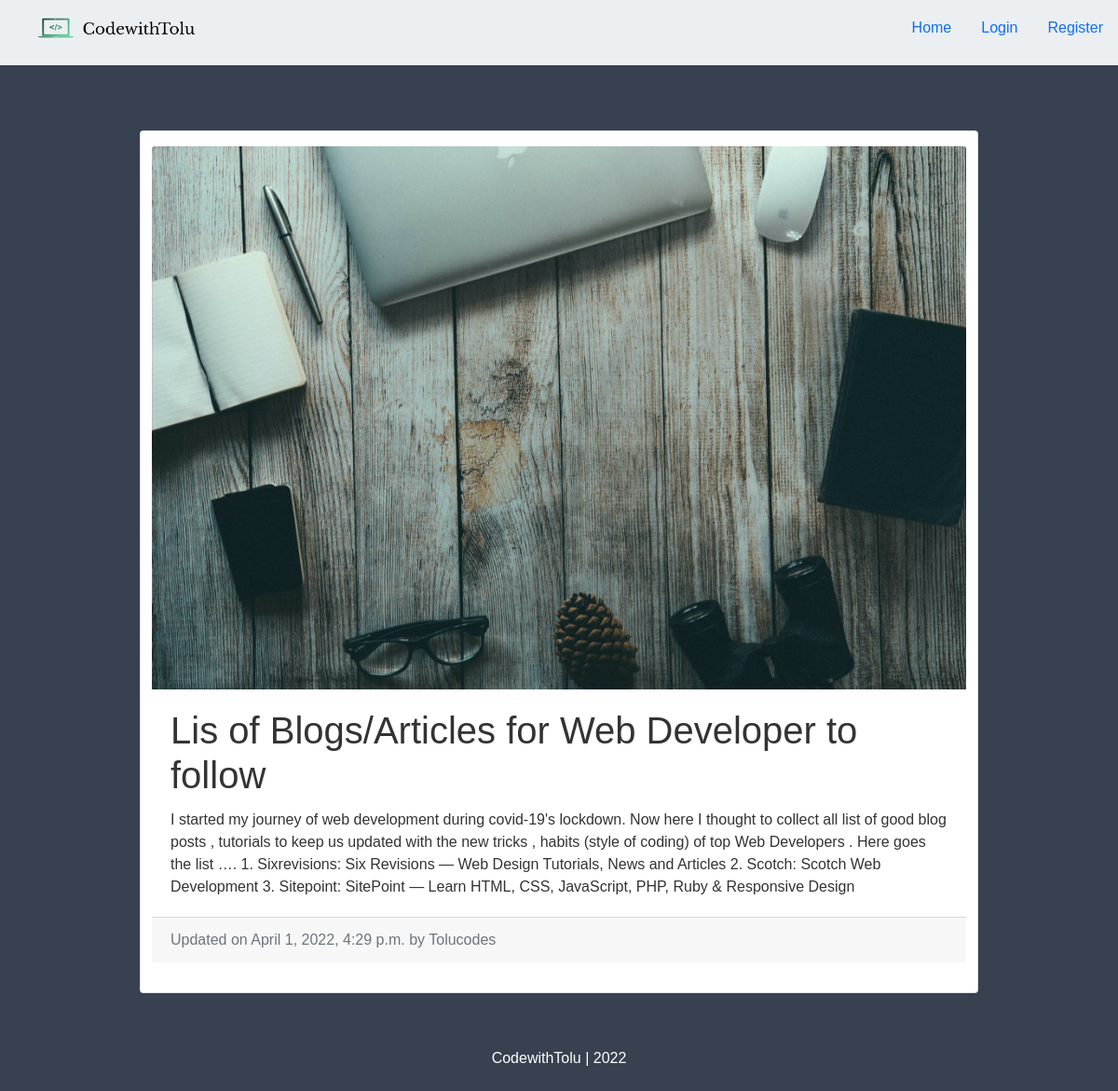
The page /blog/tolucodes-lis-of-blogsarticles-for-web-developer-to-follow/ on the database its author committed.
### blog/models.py (models this page shows, shortened)
class BlogPost(models.Model):
    title                   = models.CharField(max_length=50, blank=False, null=False)
    body                    = models.TextField(max_length=5000, blank=False, null=False)
    image                   = models.ImageField(upload_to=upload_location, blank=False, null=False)
    date_published          = models.DateTimeField(auto_now_add=True, verbose_name="date published")
    date_updated            = models.DateTimeField(auto_now=True, verbose_name="date updated")
    author                  = models.ForeignKey(settings.AUTH_USER_MODEL, on_delete=models.CASCADE)
    slug                    = models.SlugField(blank=True, unique=True)

### account/models.py (models this page shows, shortened)
class Account(AbstractBaseUser):
    email                   = models.EmailField(unique=True, max_length=50)
    username                = models.CharField(unique=True, max_length=25)
    date_joined             = models.DateTimeField(auto_now_add=True)
    last_login              = models.DateTimeField(auto_now=True)
    is_admin                = models.BooleanField(default=False)
    is_staff                = models.BooleanField(default=False)
    is_active               = models.BooleanField(default=True)
    is_superuser            = models.BooleanField(default=False)
    USERNAME_FIELD = 'email'
    REQUIRED_FIELDS = ['username', ]
    objects = MyAccountManager()
    def __str__(self):
        return self.username

### blog/views.py (the view)
# urls.py: path('<slug>/', blog_details_view, name="blog_details"),
def blog_details_view(request, slug):
    context = {}
    blog_details = get_object_or_404(BlogPost, slug=slug)
    context['blog_details'] = blog_details
    return render(request, 'blog/blog_details.html', context)

### blog/templates/blog/blog_details.html (shortened to what this page needs)
{% extends 'base.html' %}
{% block content %}
<div class="container">
    <div class="row">
        <div class="card py-3 mt-2">
            <img src="{{blog_details.image.url}}" class="card-img-top">
            <div class="card-body">
              <h1 class="card-title">{{blog_details.title}}</h1>
              <p class="card-text">{{blog_details.body|safe}}</p>
            </div>
            <p class="card-footer text-muted">
                Updated on {{blog_details.date_updated}} by {{blog_details.author|title}}
            </p>
          </div>
    </div>
</div>
{% endblock content %}

### templates/snippets/header.html (style rules this page uses)
body { background-color: #fff; font-family: Arial, Helvetica, sans-serif; }
.container { max-width: 960px; }
.bg { background-color: #374150; color: #fff; }

### blog/templates/blog/blog_details.html (style rules this page uses)
.container { color: #333; }
.card { max-width: 900px; min-width: 200px; margin: 0 auto; }
.container { padding: 20px; }

### rows shown on the page
BlogPost: image (picture), title "Lis of Blogs/Articles for Web Developer to follow", body "I started my journey of web development during covid-19's lockdown. Now here I thought to collect all list of good blog posts , tutorials to keep us updated with the new tricks , habits (style of coding) of top Web Developers . Here goes the list …. 1. Sixrevisions: Six Revisions — Web Design Tutorials, News and Articles 2. Scotch: Scotch Web Development 3. Sitepoint: SitePoint — Learn HTML, CSS, JavaScript, PHP, Ruby & Responsive Design", date_updated "April 1, 2022, 4:29 p.m.", author "Tolucodes"
